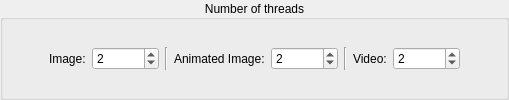
          <widget class="QGroupBox" name="groupBox_NumOfThreads">
           <property name="enabled">
            <bool>true</bool>
           </property>
           <property name="sizePolicy">
            <sizepolicy hsizetype="Preferred" vsizetype="Fixed">
             <horstretch>0</horstretch>
             <verstretch>0</verstretch>
            </sizepolicy>
           </property>
           <property name="maximumSize">
            <size>
             <width>16777215</width>
             <height>16777215</height>
            </size>
           </property>
           <property name="toolTip">
            <string/>
           </property>
           <property name="title">
            <string>Number of threads</string>
           </property>
           <property name="alignment">
            <set>Qt::AlignCenter</set>
           </property>
           <property name="flat">
            <bool>false</bool>
           </property>
           <layout class="QGridLayout" name="gridLayout_8" columnstretch="20,18,20">
            <property name="leftMargin">
             <number>6</number>
            </property>
            <property name="topMargin">
             <number>6</number>
            </property>
            <property name="rightMargin">
             <number>6</number>
            </property>
            <property name="bottomMargin">
             <number>6</number>
            </property>
            <item row="0" column="2">
             <spacer name="horizontalSpacer_6">
              <property name="orientation">
               <enum>Qt::Horizontal</enum>
              </property>
              <property name="sizeHint" stdset="0">
               <size>
                <width>40</width>
                <height>20</height>
               </size>
              </property>
             </spacer>
            </item>
            <item row="0" column="1">
             <widget class="QFrame" name="frame_16">
              <property name="sizePolicy">
               <sizepolicy hsizetype="Preferred" vsizetype="Fixed">
                <horstretch>0</horstretch>
                <verstretch>0</verstretch>
               </sizepolicy>
              </property>
              <property name="frameShape">
               <enum>QFrame::NoFrame</enum>
              </property>
              <property name="frameShadow">
               <enum>QFrame::Raised</enum>
              </property>
              <layout class="QGridLayout" name="gridLayout_57">
               <property name="leftMargin">
                <number>0</number>
               </property>
               <property name="topMargin">
                <number>0</number>
               </property>
               <property name="rightMargin">
                <number>0</number>
               </property>
               <property name="bottomMargin">
                <number>0</number>
               </property>
               <item row="0" column="2">
                <widget class="QLabel" name="label_11">
                 <property name="sizePolicy">
                  <sizepolicy hsizetype="Fixed" vsizetype="Preferred">
                   <horstretch>0</horstretch>
                   <verstretch>0</verstretch>
                  </sizepolicy>
                 </property>
                 <property name="maximumSize">
                  <size>
                   <width>16777215</width>
                   <height>16777215</height>
                  </size>
                 </property>
                 <property name="toolTip">
                  <string/>
                 </property>
                 <property name="statusTip">
                  <string/>
                 </property>
                 <property name="whatsThis">
                  <string/>
                 </property>
                 <property name="text">
                  <string>Image:</string>
                 </property>
                </widget>
               </item>
               <item row="0" column="4">
                <widget class="Line" name="line">
                 <property name="orientation">
                  <enum>Qt::Vertical</enum>
                 </property>
                </widget>
               </item>
               <item row="0" column="8">
                <widget class="QLabel" name="label_13">
                 <property name="sizePolicy">
                  <sizepolicy hsizetype="Fixed" vsizetype="Preferred">
                   <horstretch>0</horstretch>
                   <verstretch>0</verstretch>
                  </sizepolicy>
                 </property>
                 <property name="maximumSize">
                  <size>
                   <width>16777215</width>
                   <height>16777215</height>
                  </size>
                 </property>
                 <property name="toolTip">
                  <string/>
                 </property>
                 <property name="text">
                  <string>Video:</string>
                 </property>
                </widget>
               </item>
               <item row="0" column="7">
                <widget class="Line" name="line_2">
                 <property name="orientation">
                  <enum>Qt::Vertical</enum>
                 </property>
                </widget>
               </item>
               <item row="0" column="6">
                <widget class="QSpinBox" name="spinBox_ThreadNum_gif_internal">
                 <property name="sizePolicy">
                  <sizepolicy hsizetype="Preferred" vsizetype="Fixed">
                   <horstretch>0</horstretch>
                   <verstretch>0</verstretch>
                  </sizepolicy>
                 </property>
                 <property name="toolTip">
                  <string>The number of threads that the software processes GIF,
which will determine how many frames the software will
process at the same time.

The actual maximum number of threads is limited by the 
number of enabled GPUs when using Anime4k, Waifu2x-Caffe
and Waifu2x-converter.(Only when processing GIF and Video)</string>
                 </property>
                 <property name="minimum">
                  <number>1</number>
                 </property>
                 <property name="maximum">
                  <number>999999999</number>
                 </property>
                 <property name="singleStep">
                  <number>1</number>
                 </property>
                 <property name="value">
                  <number>2</number>
                 </property>
                </widget>
               </item>
               <item row="0" column="9">
                <widget class="QSpinBox" name="spinBox_ThreadNum_video_internal">
                 <property name="sizePolicy">
                  <sizepolicy hsizetype="Preferred" vsizetype="Fixed">
                   <horstretch>0</horstretch>
                   <verstretch>0</verstretch>
                  </sizepolicy>
                 </property>
                 <property name="toolTip">
                  <string>The number of threads that the software processes Video,
which will determine how many frames the software will
process at the same time.

The actual maximum number of threads is limited by the 
number of enabled GPUs when using Anime4k, Waifu2x-Caffe
and Waifu2x-converter.(Only when processing GIF and Video)</string>
                 </property>
                 <property name="minimum">
                  <number>1</number>
                 </property>
                 <property name="maximum">
                  <number>999999999</number>
                 </property>
                 <property name="singleStep">
                  <number>1</number>
                 </property>
                 <property name="value">
                  <number>2</number>
                 </property>
                </widget>
               </item>
               <item row="0" column="5">
                <widget class="QLabel" name="label_12">
                 <property name="sizePolicy">
                  <sizepolicy hsizetype="Fixed" vsizetype="Preferred">
                   <horstretch>0</horstretch>
                   <verstretch>0</verstretch>
                  </sizepolicy>
                 </property>
                 <property name="maximumSize">
                  <size>
                   <width>16777215</width>
                   <height>16777215</height>
                  </size>
                 </property>
                 <property name="toolTip">
                  <string/>
                 </property>
                 <property name="text">
                  <string>Animated Image:</string>
                 </property>
                </widget>
               </item>
               <item row="0" column="3">
                <widget class="QSpinBox" name="spinBox_ThreadNum_image">
                 <property name="sizePolicy">
                  <sizepolicy hsizetype="Preferred" vsizetype="Fixed">
                   <horstretch>0</horstretch>
                   <verstretch>0</verstretch>
                  </sizepolicy>
                 </property>
                 <property name="toolTip">
                  <string>The number of threads that the software processes Image,
which will determine how many images the software will
process at the same time.</string>
                 </property>
                 <property name="minimum">
                  <number>1</number>
                 </property>
                 <property name="maximum">
                  <number>999999999</number>
                 </property>
                 <property name="singleStep">
                  <number>1</number>
                 </property>
                 <property name="value">
                  <number>2</number>
                 </property>
                </widget>
               </item>
              </layout>
             </widget>
            </item>
            <item row="0" column="0">
             <spacer name="horizontalSpacer_29">
              <property name="orientation">
               <enum>Qt::Horizontal</enum>
              </property>
              <property name="sizeHint" stdset="0">
               <size>
                <width>40</width>
                <height>20</height>
               </size>
              </property>
             </spacer>
            </item>
           </layout>
          </widget>
